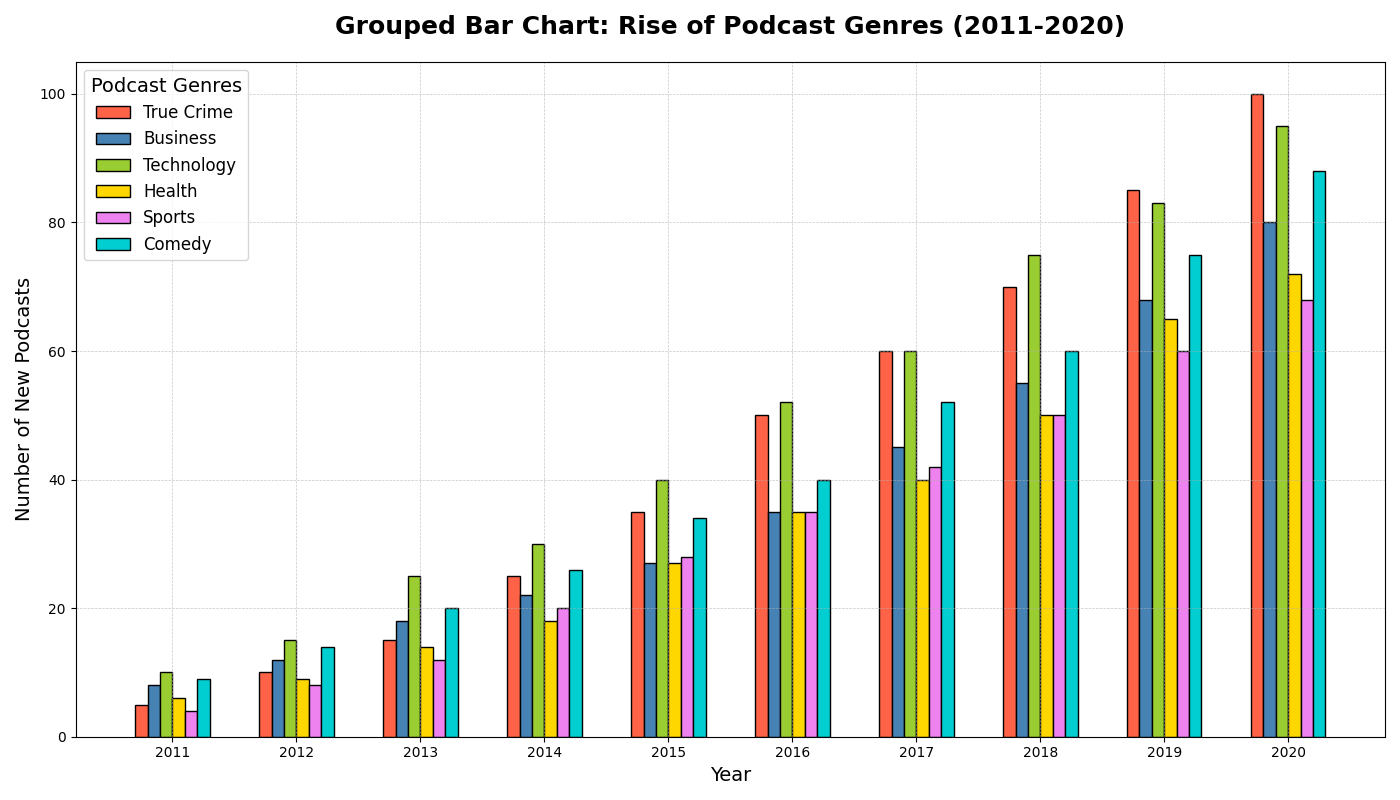

The Python source for this figure:
import matplotlib.pyplot as plt
import numpy as np

years = np.arange(2011, 2021)
genres = ['True Crime', 'Business', 'Technology', 'Health', 'Sports', 'Comedy']

true_crime = [5, 10, 15, 25, 35, 50, 60, 70, 85, 100]
business = [8, 12, 18, 22, 27, 35, 45, 55, 68, 80]
technology = [10, 15, 25, 30, 40, 52, 60, 75, 83, 95]
health = [6, 9, 14, 18, 27, 35, 40, 50, 65, 72]
sports = [4, 8, 12, 20, 28, 35, 42, 50, 60, 68]
comedy = [9, 14, 20, 26, 34, 40, 52, 60, 75, 88]

data = np.array([true_crime, business, technology, health, sports, comedy])
bar_width = 0.1
x = np.arange(len(years))

colors = ['#FF6347', '#4682B4', '#9ACD32', '#FFD700', '#EE82EE', '#00CED1']

fig, ax = plt.subplots(figsize=(14, 8))

for i, genre in enumerate(genres):
    ax.bar(x + i * bar_width, data[i], bar_width, color=colors[i], edgecolor='black', label=genre)

ax.set_title('Grouped Bar Chart: Rise of Podcast Genres (2011-2020)', fontsize=18, fontweight='bold', pad=20)
ax.set_xlabel('Year', fontsize=14)
ax.set_ylabel('Number of New Podcasts', fontsize=14)

ax.set_xticks(x + bar_width * (len(genres) - 1) / 2)
ax.set_xticklabels(years)

ax.grid(True, linestyle='--', linewidth=0.5, alpha=0.7)
ax.legend(title='Podcast Genres', fontsize=12, title_fontsize=14, loc='upper left')

plt.tight_layout()
plt.show()
